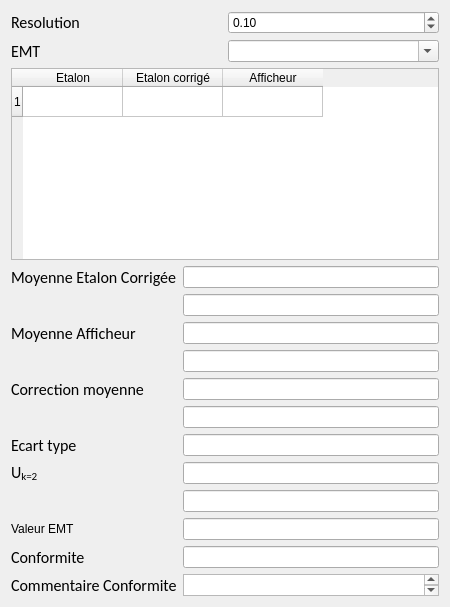
      <widget class="QWidget" name="tab_2">
       <property name="font">
        <font>
         <weight>50</weight>
         <bold>false</bold>
        </font>
       </property>
       <attribute name="title">
        <string>Pt_1</string>
       </attribute>
       <layout class="QGridLayout" name="gridLayout_4">
        <item row="0" column="0">
         <layout class="QVBoxLayout" name="verticalLayout_2">
          <item>
           <layout class="QVBoxLayout" name="verticalLayout">
            <item>
             <layout class="QHBoxLayout" name="horizontalLayout_2">
              <item>
               <widget class="QLabel" name="label">
                <property name="font">
                 <font>
                  <family>Calibri</family>
                  <pointsize>12</pointsize>
                 </font>
                </property>
                <property name="text">
                 <string>Resolution</string>
                </property>
               </widget>
              </item>
              <item>
               <widget class="QDoubleSpinBox" name="doubleSpinBox_resolution">
                <property name="maximum">
                 <double>2.000000000000000</double>
                </property>
                <property name="singleStep">
                 <double>0.100000000000000</double>
                </property>
                <property name="value">
                 <double>0.100000000000000</double>
                </property>
               </widget>
              </item>
             </layout>
            </item>
            <item>
             <layout class="QHBoxLayout" name="horizontalLayout_3">
              <item>
               <widget class="QLabel" name="label_2">
                <property name="font">
                 <font>
                  <family>Calibri</family>
                  <pointsize>12</pointsize>
                 </font>
                </property>
                <property name="text">
                 <string>EMT</string>
                </property>
               </widget>
              </item>
              <item>
               <widget class="QComboBox" name="comboBox_EMT">
                <property name="enabled">
                 <bool>true</bool>
                </property>
                <property name="editable">
                 <bool>true</bool>
                </property>
               </widget>
              </item>
             </layout>
            </item>
           </layout>
          </item>
          <item>
           <widget class="QTableWidget" name="tableWidget">
            <row>
             <property name="text">
              <string>1</string>
             </property>
            </row>
            <column>
             <property name="text">
              <string>Etalon</string>
             </property>
            </column>
            <column>
             <property name="text">
              <string>Etalon corrigé</string>
             </property>
            </column>
            <column>
             <property name="text">
              <string>Afficheur</string>
             </property>
            </column>
           </widget>
          </item>
          <item>
           <layout class="QFormLayout" name="formLayout_2">
            <property name="fieldGrowthPolicy">
             <enum>QFormLayout::AllNonFixedFieldsGrow</enum>
            </property>
            <item row="0" column="0">
             <widget class="QLabel" name="label_3">
              <property name="font">
               <font>
                <family>Calibri</family>
                <pointsize>12</pointsize>
               </font>
              </property>
              <property name="text">
               <string>Moyenne Etalon Corrigée</string>
              </property>
             </widget>
            </item>
            <item row="0" column="1">
             <widget class="QLineEdit" name="lineEdit_moyenne_etalon"/>
            </item>
            <item row="2" column="0">
             <widget class="QLabel" name="label_4">
              <property name="font">
               <font>
                <family>Calibri</family>
                <pointsize>12</pointsize>
               </font>
              </property>
              <property name="text">
               <string>Moyenne Afficheur</string>
              </property>
             </widget>
            </item>
            <item row="2" column="1">
             <widget class="QLineEdit" name="lineEdit_moyenne_afficheur"/>
            </item>
            <item row="4" column="0">
             <widget class="QLabel" name="label_5">
              <property name="font">
               <font>
                <family>Calibri</family>
                <pointsize>12</pointsize>
               </font>
              </property>
              <property name="text">
               <string>Correction moyenne</string>
              </property>
             </widget>
            </item>
            <item row="4" column="1">
             <widget class="QLineEdit" name="lineEdit_correction"/>
            </item>
            <item row="6" column="0">
             <widget class="QLabel" name="label_6">
              <property name="font">
               <font>
                <family>Calibri</family>
                <pointsize>12</pointsize>
               </font>
              </property>
              <property name="text">
               <string>Ecart type</string>
              </property>
             </widget>
            </item>
            <item row="6" column="1">
             <widget class="QLineEdit" name="lineEdit_ecartype"/>
            </item>
            <item row="7" column="0">
             <widget class="QLabel" name="label_8">
              <property name="font">
               <font>
                <family>Calibri</family>
                <pointsize>12</pointsize>
               </font>
              </property>
              <property name="text">
               <string>&lt;html&gt;&lt;head/&gt;&lt;body&gt;&lt;p&gt;U&lt;span style=&quot; vertical-align:sub;&quot;&gt;k=2&lt;/span&gt;&lt;/p&gt;&lt;/body&gt;&lt;/html&gt;</string>
              </property>
             </widget>
            </item>
            <item row="7" column="1">
             <widget class="QLineEdit" name="lineEdit_incertitude"/>
            </item>
            <item row="10" column="0">
             <widget class="QLabel" name="label_9">
              <property name="font">
               <font>
                <family>Calibri</family>
                <pointsize>12</pointsize>
               </font>
              </property>
              <property name="text">
               <string>Conformite</string>
              </property>
             </widget>
            </item>
            <item row="10" column="1">
             <widget class="QLineEdit" name="lineEdit_conformite"/>
            </item>
            <item row="1" column="1">
             <widget class="QLineEdit" name="lineEdit_moyenne_etalon_arrondie"/>
            </item>
            <item row="3" column="1">
             <widget class="QLineEdit" name="lineEdit_moyenne_afficheur_arrondie"/>
            </item>
            <item row="5" column="1">
             <widget class="QLineEdit" name="lineEdit_correction_arrondie"/>
            </item>
            <item row="8" column="1">
             <widget class="QLineEdit" name="lineEdit_incertitude_arrondie"/>
            </item>
            <item row="11" column="1">
             <widget class="QTextEdit" name="textEdit_commentaire_conformite">
              <property name="maximumSize">
               <size>
                <width>16777215</width>
                <height>22</height>
               </size>
              </property>
             </widget>
            </item>
            <item row="11" column="0">
             <widget class="QLabel" name="label_40">
              <property name="font">
               <font>
                <family>Calibri</family>
                <pointsize>12</pointsize>
               </font>
              </property>
              <property name="lineWidth">
               <number>1</number>
              </property>
              <property name="midLineWidth">
               <number>0</number>
              </property>
              <property name="text">
               <string>Commentaire Conformite</string>
              </property>
              <property name="scaledContents">
               <bool>false</bool>
              </property>
              <property name="wordWrap">
               <bool>false</bool>
              </property>
              <property name="margin">
               <number>0</number>
              </property>
              <property name="indent">
               <number>-1</number>
              </property>
             </widget>
            </item>
            <item row="9" column="0">
             <widget class="QLabel" name="label_44">
              <property name="text">
               <string>Valeur EMT</string>
              </property>
             </widget>
            </item>
            <item row="9" column="1">
             <widget class="QLineEdit" name="lineEdit_valeur_emt"/>
            </item>
           </layout>
          </item>
         </layout>
        </item>
       </layout>
      </widget>
